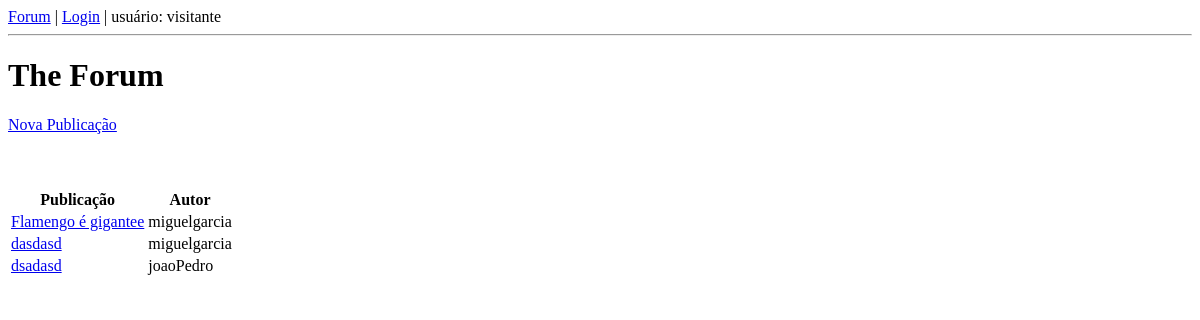
Page /forum/lista/ on the earlier database version.
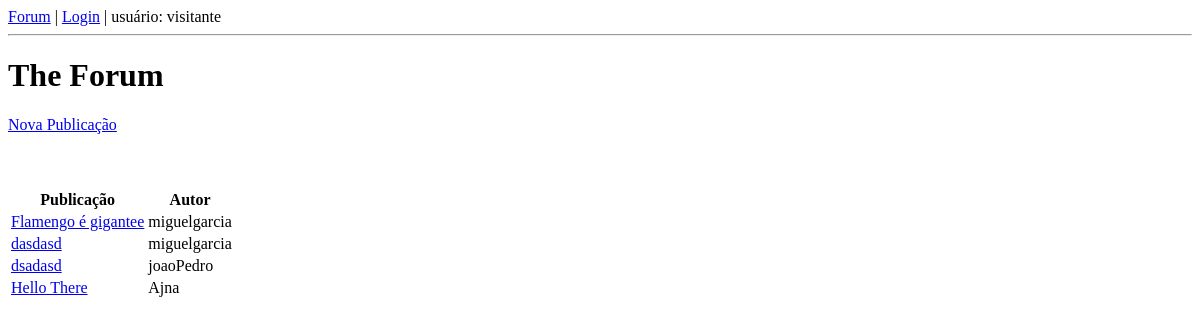
Same page on the later database version.
### forum/models.py (models this page shows, shortened)
class Publicacao(models.Model):
    id = models.AutoField(primary_key=True)
    titulo = models.CharField(
    max_length=100, help_text='Entre com o título:')
    texto = models.CharField(
    max_length=10000, help_text='Digite o texto da publicação:')
    autor = models.ForeignKey(User, on_delete=models.CASCADE,default=None, null=True)
    data_publicacao = models.DateTimeField(auto_now_add=True, blank=True, null=True)

### forum/views.py (the view)
# urls.py: path('lista/', views.PublicacaoListView.as_view(),
class PublicacaoListView(View):
    def get(self, request, *args, **kwargs):
        publicacoes = Publicacao.objects.all()
        contexto = { 'publicacoes': publicacoes, 'user':request.user}
        return render(
                request,
                'listaPublicacoes.html',
                contexto)

### forum/templates/listaPublicacoes.html (shortened to what this page needs)
{% load static %}
<!DOCTYPE html>
<html>
<head>
<link rel="stylesheet" href="{% static 'forum/css/estilo.css' %}">
</head>
<body>
    {% include 'links.html' %}
    <h1> The Forum </h1>
    <a href="{% url 'forum:cria-publicacao' %}">
        Nova Publicação
    </a>
    <br> <br> <br> <br>
    <table>
     <tr><th>Publicação</th><th>Autor</th><th></th></tr>
     {% if publicacoes %}
        {% for publicacao in publicacoes %}
            <tr>
            <td>
            <a href="{% url 'forum:ve-publicacao' pk=publicacao.id %}">{{ publicacao.titulo }}</a>
            </td>
            <td>{{ publicacao.autor }}</td>
            {% if publicacao.autor.username == user.username %}
            <td>
                <a href="{% url 'forum:atualiza-publicacao' pk=publicacao.id %}">Atualizar</a> |
                <a href="{% url 'forum:apaga-publicacao' pk=publicacao.id %}">Excluir</a>
            </td>
            {% else %}
            <td>
            </td>
            {% endif %}
        </tr>
    {% empty %}
    <tr><th colspan="5">Ninguém publicou ainda.</th></tr>
    {% endfor %}
    {% else %}
    <tr><th colspan="5">Ninguém publicou ainda.</th></tr>
    {% endif %}
</table>
</body>
</html>

Differences in the rows shown:
added Publicacao: titulo "Hello There", autor "Ajna"
